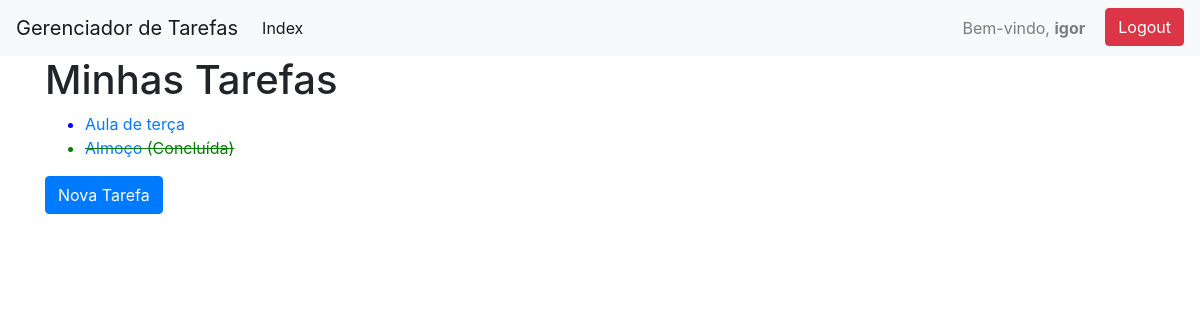
Before: / (signed in) with the older database file.
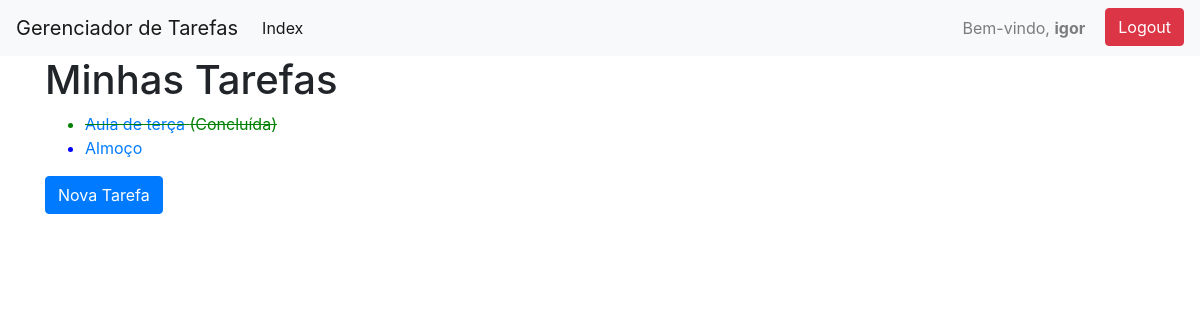
After: the same page with the newer database file.
### tasks/models.py (models this page shows, shortened)
class Task(models.Model):
    title = models.CharField(max_length=200)
    description = models.TextField(blank=True)
    created_at = models.DateTimeField(auto_now_add=True)
    due_date = models.DateTimeField(null=True, blank=True)
    completed = models.BooleanField(default=False)
    category = models.ForeignKey(Category, on_delete=models.CASCADE)
    tags = models.ManyToManyField(Tag, blank=True)
    user = models.ForeignKey(User, on_delete=models.CASCADE)

### tasks/views.py (the view)
# urls.py: path('', views.index, name='index'),
@login_required
def index(request):
    tasks = Task.objects.filter(user=request.user)
    return render(request, 'tasks/index.html', {'tasks': tasks})

### tasks/templates/tasks/index.html (shortened to what this page needs)
{% extends 'base.html' %}
{% block content %}
  <h1>Minhas Tarefas</h1>
  <ul>
    {% for task in tasks %}
      <li class="{% if task.completed %}completed-task{% else %}pending-task{% endif %}">
        <a href="{% url 'task_detail' task.id %}">{{ task.title }}</a>
        {% if task.completed %} (Concluída) {% endif %}
      </li>
    {% endfor %}
  </ul>
  <a href="{% url 'task_create' %}" class="btn btn-primary">Nova Tarefa</a>
{% endblock %}

### tasks/templates/base.html (shortened to what this page needs)
{% load static %}
<!DOCTYPE html>
<html lang="en">
<head>
    <link href="https://stackpath.bootstrapcdn.com/bootstrap/4.5.2/css/bootstrap.min.css" rel="stylesheet">
    <link rel="stylesheet" href="{% static 'css/styles.css' %}">
    <link href="https://cdn.jsdelivr.net/npm/fullcalendar@5.10.2/main.min.css" rel="stylesheet">
</head>
<body>
    <nav class="navbar navbar-expand-lg navbar-light bg-light">
        <a class="navbar-brand" href="#">Gerenciador de Tarefas</a>
        <div class="collapse navbar-collapse" id="navbarNav">
            <ul class="navbar-nav mr-auto">
                <li class="nav-item active">
                    <a class="nav-link" href="{% url 'index' %}">Index</a>
                </li>
            </ul>
            <ul class="navbar-nav ml-auto">
                {% if user.is_authenticated %}
                    <li class="nav-item">
                        <span class="navbar-text">
                            Bem-vindo, <strong>{{ user.username }}</strong>
                        </span>
                    </li>
                    <li class="nav-item">
                        <a class="btn btn-danger" style="margin-left: 20px" href="{% url 'logout' %}">Logout</a>
                    </li>
                {% endif %}
            </ul>
        </div>
    </nav>
    <div class="container">
        {% block content %}
        {% endblock %}
    </div>
</body>
</html>

### static/css/styles.css (style rules this page uses)
.completed-task { color: green; text-decoration: line-through; }
.pending-task { color: blue; }

Changed rows visible on the page:
changed Task "Aula de terça": now shows "(Concluída)"
changed Task "Almoço": no longer shows "(Concluída)"
